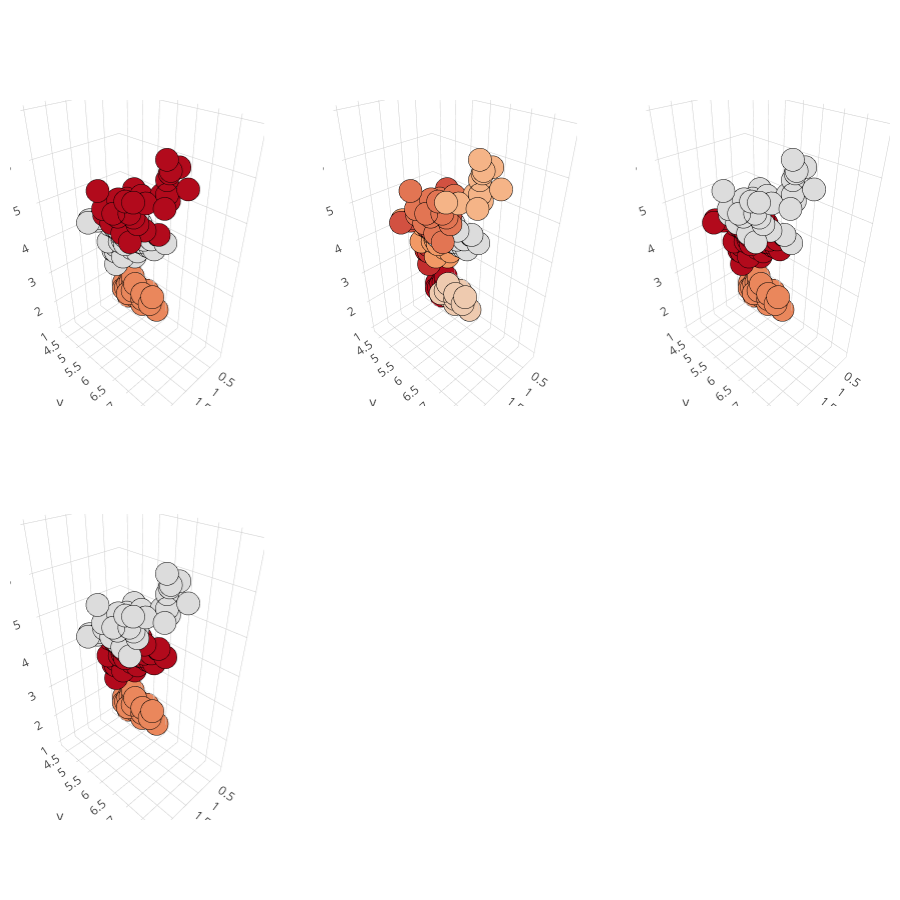

Notebook code for this chart:
### Code cell
py.iplot(fig)

### Figure 1 — Plotly figure (JSON) as saved in the notebook; plotly's stock layout.template omitted (floating-point values rounded to 4 significant figures; data arrays with more than 128 entries replaced by an {"elided": "..."} marker saying what was removed)
{"data": [{"marker": {"color": {"elided": "150 int values"}, "line": {"color": "black", "width": 1}}, "mode": "markers", "scene": "scene", "showlegend": false, "type": "scatter3d", "uid": "13e6e2ec-6bc9-425c-92ed-f595d6f011bc", "x": {"elided": "150 float values"}, "y": {"elided": "150 float values"}, "z": {"elided": "150 float values"}}, {"marker": {"color": {"elided": "150 int values"}, "line": {"color": "black", "width": 1}}, "mode": "markers", "scene": "scene2", "showlegend": false, "type": "scatter3d", "uid": "eb5a60f5-7fbd-4ebd-b6db-f8b5da8b4cdd", "x": {"elided": "150 float values"}, "y": {"elided": "150 float values"}, "z": {"elided": "150 float values"}}, {"marker": {"color": {"elided": "150 int values"}, "line": {"color": "black", "width": 1}}, "mode": "markers", "scene": "scene3", "showlegend": false, "type": "scatter3d", "uid": "d67b8a1a-9ce4-4b71-836d-75fdc81eec1f", "x": {"elided": "150 float values"}, "y": {"elided": "150 float values"}, "z": {"elided": "150 float values"}}, {"marker": {"color": {"elided": "150 int values"}, "line": {"color": "black", "width": 1}}, "mode": "markers", "scene": "scene4", "showlegend": false, "type": "scatter3d", "uid": "fc2ed8a8-b922-4285-a7b8-839ae450ee17", "x": {"elided": "150 float values"}, "y": {"elided": "150 float values"}, "z": {"elided": "150 float values"}}], "layout": {"height": 900, "margin": {"l": 10, "r": 10}, "scene": {"domain": {"x": [0, 0.2889], "y": [0.575, 1]}}, "scene2": {"domain": {"x": [0.3556, 0.6444], "y": [0.575, 1]}}, "scene3": {"domain": {"x": [0.7111, 1], "y": [0.575, 1]}}, "scene4": {"domain": {"x": [0, 0.2889], "y": [0, 0.425]}}, "width": 900}}
